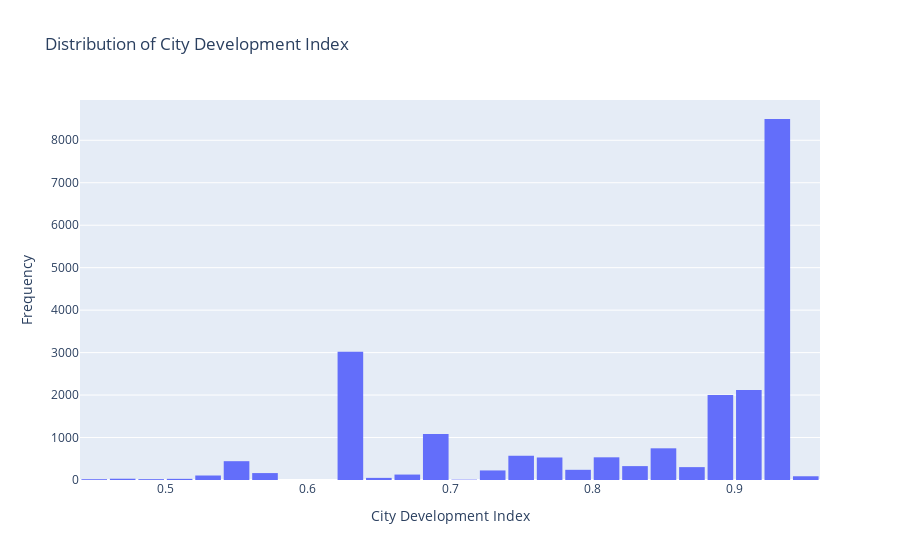

Notebook code cell kept with this figure:
### Markdown cell above
The city development index for the dataset has a mean of 0.828, a standard deviation of 0.124, and ranges from 0.448 to 0.949, with 50% of the data above 0.903.

### Code cell
import pandas as pd
import plotly.express as px

# Create an interactive histogram with Plotly
fig = px.histogram(df, x='city_development_index', nbins=30, title='Distribution of City Development Index')
fig.update_layout(
    xaxis_title='City Development Index',
    yaxis_title='Frequency',
    bargap=0.1,  # gap between bars of adjacent location coordinates
)
fig.show()

### Figure 1 — Plotly figure (JSON) as saved in the notebook; plotly's stock layout.template omitted (floating-point values rounded to 4 significant figures; data arrays with more than 128 entries replaced by an {"elided": "..."} marker saying what was removed)
{"data": [{"alignmentgroup": "True", "bingroup": "x", "hovertemplate": "city_development_index=%{x}<br>count=%{y}<extra></extra>", "legendgroup": "", "marker": {"color": "#636efa", "pattern": {"shape": ""}}, "name": "", "nbinsx": 30, "offsetgroup": "", "orientation": "v", "showlegend": false, "type": "histogram", "x": {"elided": "21287 float values"}, "xaxis": "x", "yaxis": "y"}], "layout": {"autosize": true, "bargap": 0.1, "barmode": "relative", "legend": {"tracegroupgap": 0}, "title": {"text": "Distribution of City Development Index"}, "xaxis": {"anchor": "y", "autorange": true, "domain": [0, 1], "range": [0.44, 0.96], "title": {"text": "City Development Index"}, "type": "linear"}, "yaxis": {"anchor": "x", "autorange": true, "domain": [0, 1], "range": [0, 8948.0], "title": {"text": "Frequency"}}}}
